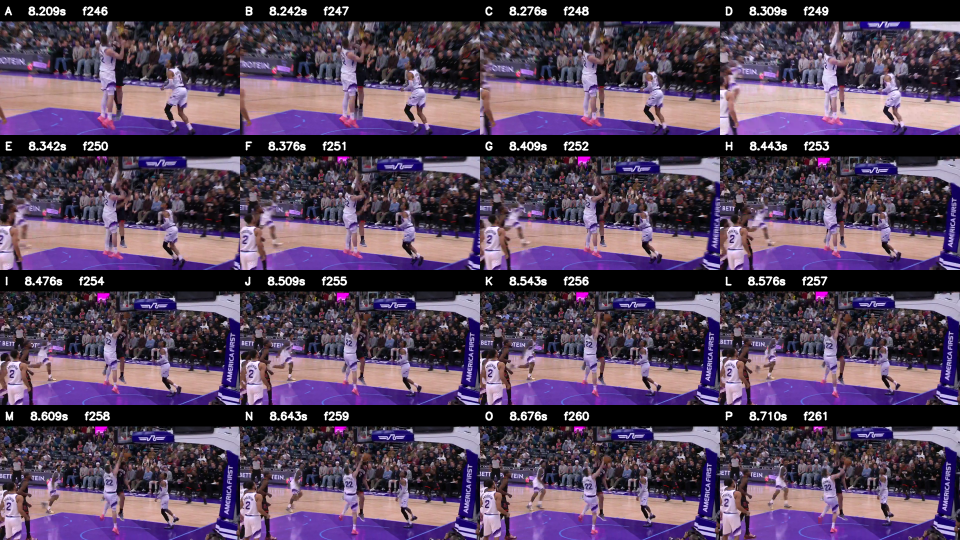
#> input picture freeze_spin/manual_chooser_extended/Jazz_Dunk_Chooser_A-P.png, 1920 x 1080 px (shown at 1/2 size)
$ python -i select_jazz_ball_apex_multiview_v3.py   (imports and definitions only)
#> lines starting #> are read from the running program, lines starting #| are printed output that depends on the picture; after the words box and inside, x2 and y2 are one past the last pixel; in counts of white or black regions, pixels touching at a corner belong together
#> further down, picture is the input picture: shape (1080, 1920, 3); mean B, G, R 91.6, 68.8, 87.1
from __future__ import annotations

import argparse
import json
import math
import re
from pathlib import Path

import cv2
import numpy as np
from scipy.signal import savgol_filter


def label_from_name(path: Path) -> str:
    m = re.search(r"_489_(.+)_SOURCE\.mp4$", path.name)
    return m.group(1).replace("_", " ") if m else path.stem


def orange_components(frame: np.ndarray) -> tuple[list[dict], list[dict]]:
    hsv = cv2.cvtColor(frame, cv2.COLOR_BGR2HSV)
#> hsv: shape (1080, 1920, 3); mean H, S, V 92.9, 78, 101.4
    mask = cv2.inRange(hsv, np.array([1, 58, 42], np.uint8), np.array([34, 255, 255], np.uint8))
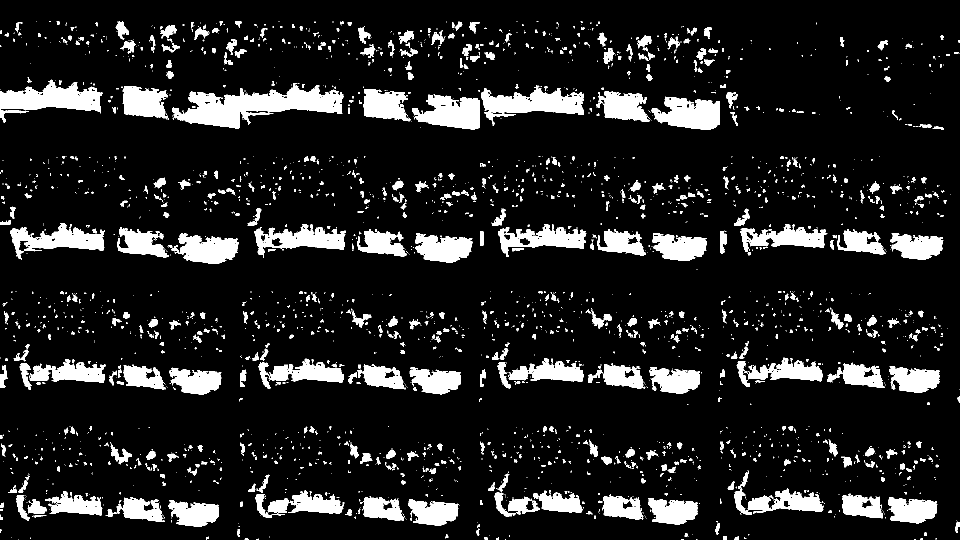
#> mask: shape (1080, 1920) (shown at 1/2 size); 12.1% white; 2841 white regions (2085 under 20 px), largest, box (x1, y1, x2, y2) and area: (344, 166, 687, 257) 14496, (0, 159, 205, 246) 8226, (962, 171, 1168, 252) 7646
    mask = cv2.morphologyEx(mask, cv2.MORPH_OPEN, np.ones((3, 3), np.uint8))
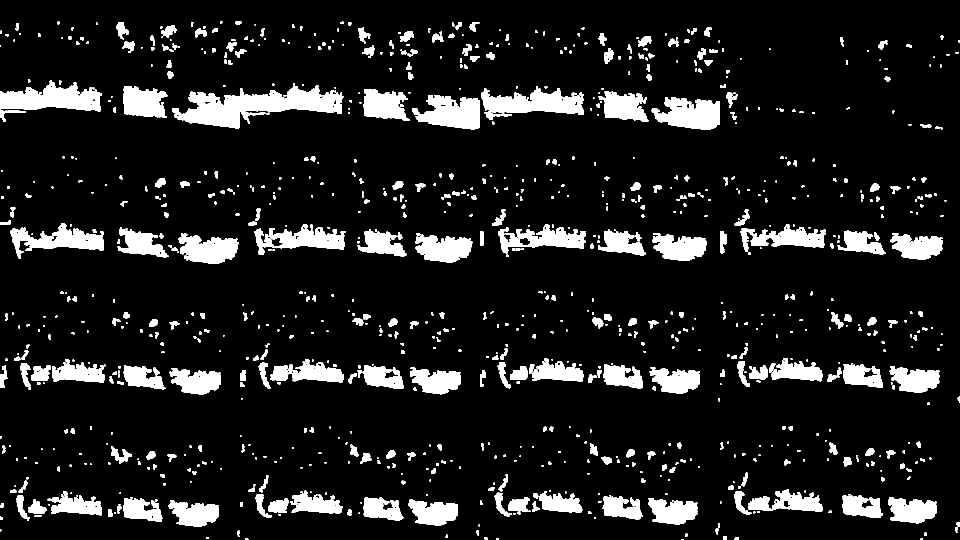
#> mask: shape (1080, 1920) (shown at 1/2 size); 11.1% white; 1009 white regions (383 under 20 px)
    contours, _ = cv2.findContours(mask, cv2.RETR_EXTERNAL, cv2.CHAIN_APPROX_SIMPLE)
#> contours = 1009 contours, 566 with area under 20; largest, box (x1, y1, x2, y2) and area: (344, 166, 687, 257) 13780, (0, 160, 204, 244) 7718, (962, 172, 1167, 240) 7120, (824, 190, 960, 260) 6075, (1303, 194, 1440, 260) 5960
    compact, elongated = [], []
    H, W = frame.shape[:2]
#> H = 1080; W = 1920
    for c in contours:
        area = float(cv2.contourArea(c))
        if area < 9:
            continue
        x, y, w, h = cv2.boundingRect(c)
        if w <= 0 or h <= 0:
            continue
        peri = float(cv2.arcLength(c, True))
        circ = float(4.0 * math.pi * area / max(peri * peri, 1e-6))
        fill = float(area / max(w * h, 1))
        roi = hsv[y:y+h, x:x+w]
        sat = float(np.mean(roi[..., 1])) if roi.size else 0.0
        row = {
            "x": int(x), "y": int(y), "w": int(w), "h": int(h),
            "cx": float(x + w / 2.0), "cy": float(y + h / 2.0),
            "area": area, "circularity": circ, "fill": fill, "mean_saturation": sat,
        }
        aspect = w / max(h, 1)
        if area >= 25 and w >= 18 and aspect >= 1.40 and w <= W * 0.42 and h <= H * 0.18:
            row["rim_score"] = float(area * min(aspect, 8.0) * (0.45 + sat / 255.0))
            elongated.append(row)
        if 4 <= w <= 68 and 4 <= h <= 68 and 0.45 <= aspect <= 2.05 and circ >= 0.09 and fill >= 0.12:
            size_pref = math.exp(-abs(math.log(max(math.sqrt(area), 1.0) / 17.0)) / 1.45)
            row["ball_color_score"] = float(1.35 * circ + 0.72 * fill + 0.92 * (sat / 255.0) + 0.58 * size_pref)
            compact.append(row)
#> this loop made 1009 passes
#> (area, x, y, w, h, peri, circ, fill) on passes 5, 6, 8, 10, 11, 13, 15, 19, 30, 33, 34, 35: (32, 1469, 1074, 8, 6, 22.83, 0.772, 0.667), (21, 969, 1074, 6, 6, 18.83, 0.744, 0.583), (46.5, 1446, 1072, 8, 8, 27.41, 0.778, 0.727), (20, 1370, 1067, 5, 7, 18.83, 0.709, 0.571), (21, 1848, 1065, 6, 6, 18.83, 0.744, 0.583), (30.5, 953, 1060, 5, 11, 27.07, 0.523, 0.555), (38, 1431, 1057, 6, 12, 30.49, 0.514, 0.528), (43.5, 1912, 1044, 8, 10, 29.07, 0.647, 0.544), (20.5, 1176, 1023, 7, 5, 19.41, 0.683, 0.586), (66.5, 694, 1019, 9, 12, 37.07, 0.608, 0.616), (91.5, 216, 1019, 10, 14, 44.24, 0.587, 0.654), (73, 234, 1012, 10, 15, 43.31, 0.489, 0.487)
#> (area, x, y, w, h, peri, circ, fill) on passes 12, 16, 22, 46, 48, 53: (36, 474, 1061, 5, 13, 30.49, 0.487, 0.554), (34.5, 1910, 1054, 5, 12, 29.07, 0.513, 0.575), (31, 69, 1030, 14, 4, 31.66, 0.389, 0.554), (3420.5, 337, 1001, 101, 53, 355.4, 0.34, 0.639), (3456, 817, 999, 99, 53, 341.5, 0.372, 0.659), (3501, 1297, 996, 98, 54, 353.5, 0.352, 0.662)
    elongated.sort(key=lambda r: r["rim_score"], reverse=True)
    compact.sort(key=lambda r: r["ball_color_score"], reverse=True)
    return compact[:36], elongated[:14]


# [228 lines left out: functions nearest_rim, patch_motion, build_track, local_apex, scan_view, main, not called in this run]

# [1 line not run here, left out]

>>> import cv2
>>> picture = cv2.imread('manual_chooser_extended/Jazz_Dunk_Chooser_A-P.png')
>>> result = orange_components(picture)

$ run again, on freeze_spin/manual_chooser_extended/Jazz_Dunk_Chooser_Q-AE.png
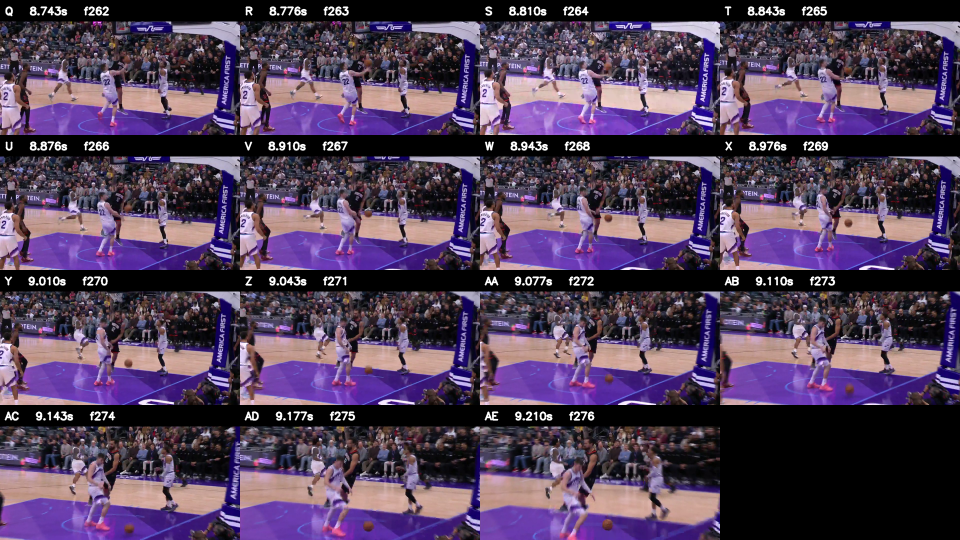
#> input picture freeze_spin/manual_chooser_extended/Jazz_Dunk_Chooser_Q-AE.png, 1920 x 1080 px (shown at 1/2 size)
#> picture is the input picture: shape (1080, 1920, 3); mean B, G, R 89.8, 62.9, 81.4
#> hsv: shape (1080, 1920, 3); mean H, S, V 87.7, 80.3, 98.4
#> in orange_components, `mask = cv2.inRange(hsv, np.array([1, 58, 42], np.uint8), np.array([34,..`:
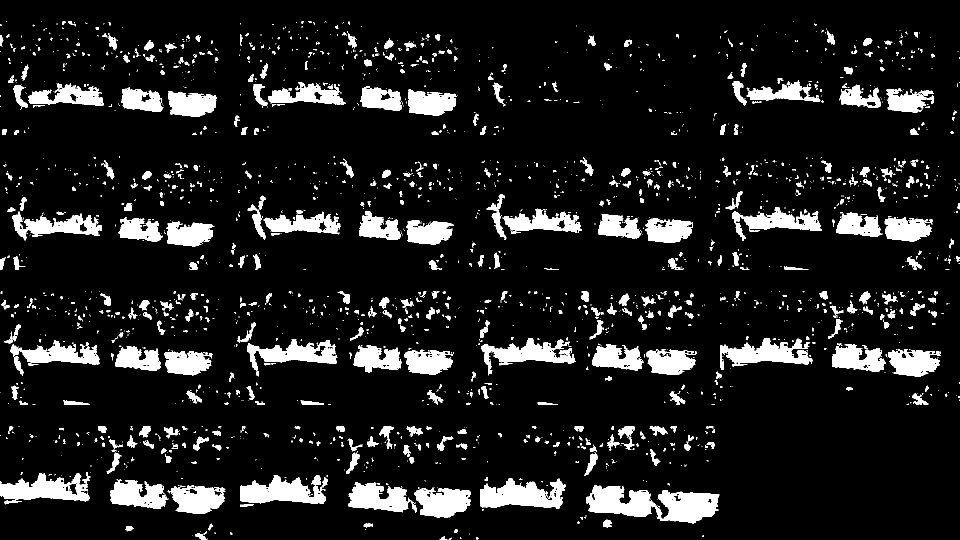
#> mask: shape (1080, 1920) (shown at 1/2 size); 10.8% white; 2322 white regions (1716 under 20 px), largest, box (x1, y1, x2, y2) and area: (1172, 970, 1439, 1047) 11571, (960, 956, 1131, 1018) 6629, (480, 950, 656, 1008) 5990
#> in orange_components, `mask = cv2.morphologyEx(mask, cv2.MORPH_OPEN, np.ones((3, 3), np.uint8))`:
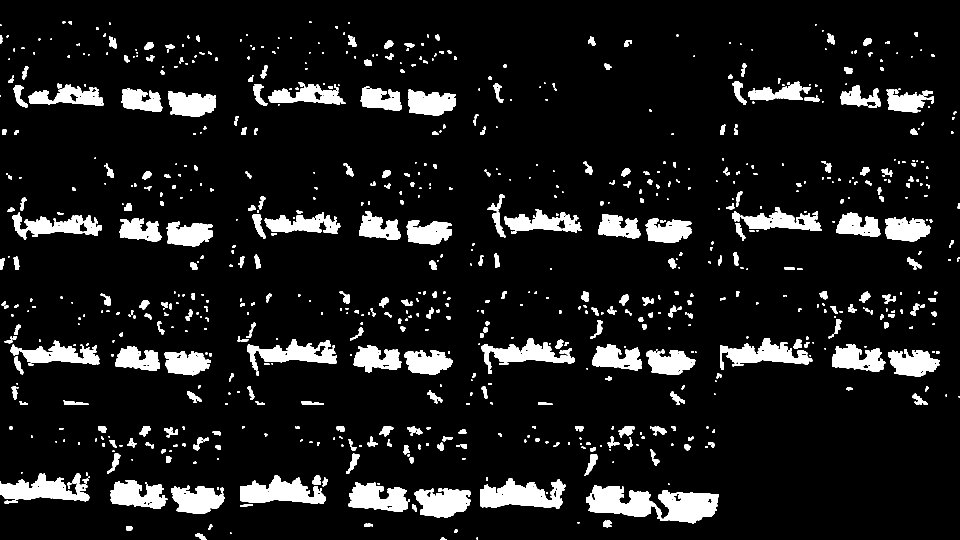
#> mask: shape (1080, 1920) (shown at 1/2 size); 9.9% white; 823 white regions (284 under 20 px)
#> contours = 823 contours, 422 with area under 20; largest, box (x1, y1, x2, y2) and area: (1172, 971, 1438, 1047) 11156, (960, 956, 1131, 1018) 6310, (480, 951, 652, 1008) 5528, (0, 947, 179, 1003) 5162, (494, 679, 674, 741) 4841
#> the loop in orange_components, `for c in contours:` made 823 passes
#> (area, x, y, w, h, peri, circ, fill) on passes 3, 5, 6, 7, 10, 11, 19, 21: (127.5, 391, 1067, 23, 13, 62.73, 0.407, 0.426), (28.5, 908, 1059, 8, 7, 23.07, 0.673, 0.509), (88.5, 252, 1053, 14, 9, 37.9, 0.774, 0.702), (40, 417, 1048, 8, 12, 31.31, 0.513, 0.417), (164.5, 1206, 1040, 17, 15, 62.38, 0.531, 0.645), (68.5, 824, 1009, 9, 15, 39.9, 0.541, 0.507), (38, 876, 977, 9, 7, 25.66, 0.725, 0.603), (27, 441, 975, 7, 6, 20.83, 0.782, 0.643)
